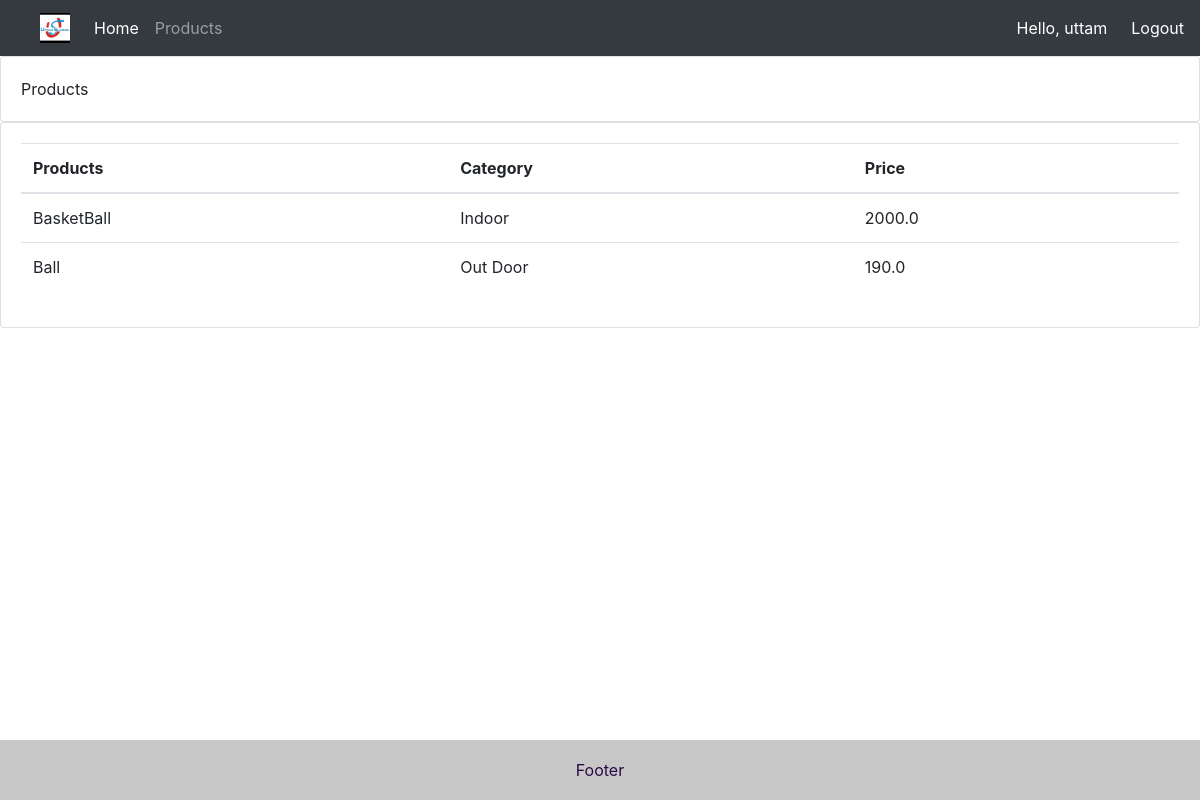
/product/ (signed in), run on the app's committed database.
### accounts/models.py (models this page shows, shortened)
class Product(models.Model):
    CATEGORY = (('Indoor', 'Indoor'), ('Out Door', 'Out Door'))
    name = models.CharField(max_length=200, null=True)
    price = models.FloatField(null=True)
    category = models.CharField(max_length=200, choices=CATEGORY)
    description = models.CharField(max_length=200, null=True)
    date_created = models.DateField(auto_created=True, null=True)
    tags = models.ManyToManyField(Tags)

### accounts/views.py (the view)
# urls.py: path('product/', views.product, name="product"),
@login_required(login_url='login')
def product(request):
    products = Product.objects.all()
    return render(request, 'accounts/product.html', {'products': products})

### accounts/templates/accounts/product.html
{%extends 'accounts/main.html'%} {%block content%}
<div class="row">
  <div class="col-md">
    <div class="card card-body">Products</div>
    <div class="card card-body">
      <table class="table">
        <thead>
          <tr>
            <th scope="col">Products</th>
            <th scope="col">Category</th>
            <th scope="col">Price</th>
          </tr>
          {% for i in products %}
          <tr>
            <td scope="col">{{i.name}}</td>
            <td scope="col">{{i.category}}</td>
            <td scope="col">{{i.price}}</td>
          </tr>
          {%endfor%}
        </thead>
      </table>
    </div>
  </div>
</div>
{%endblock%}

### accounts/templates/accounts/header.html (shortened to what this page needs)
{%load static%}
<nav class="navbar navbar-expand-lg navbar-dark bg-dark">
  <a href="/"><img class="ml-4 navbar-brand" width="30" height="40" src="{% static '/images/logo.jpg' %}" alt="" /></a>
  <div class="collapse navbar-collapse" id="navbarNav">
    <ul class="navbar-nav">
      <li class="nav-item active">
        <a class="nav-link" href="/">Home <span class="sr-only">(current)</span></a>
      </li>
      <li class="nav-item">
        <a class="nav-link" href="/product">Products</a>
      </li>
    </ul>
  </div>
  <span class="hello mr-4">Hello, {{request.user}} </span>
  <span><a class="hello" href="{%url 'logout'%}">Logout</a></span>
</nav>

### static/css/main.css (style rules this page uses)
* { margin: 0; padding: 0; box-sizing: border-box; }
html, body { overflow-x: hidden; }
body { width: 100vw; display: flex; flex-direction: column; min-height: 100vh; }

### accounts/templates/accounts/header.html (style rules this page uses)
.hello { font-size: 16px; color: #fff; }

### data on the page
Product: name "BasketBall", category "Indoor", price "2000.0"
Product: name "Ball", category "Out Door", price "190.0"

### other printed values
{{ request.user }} "uttam"
